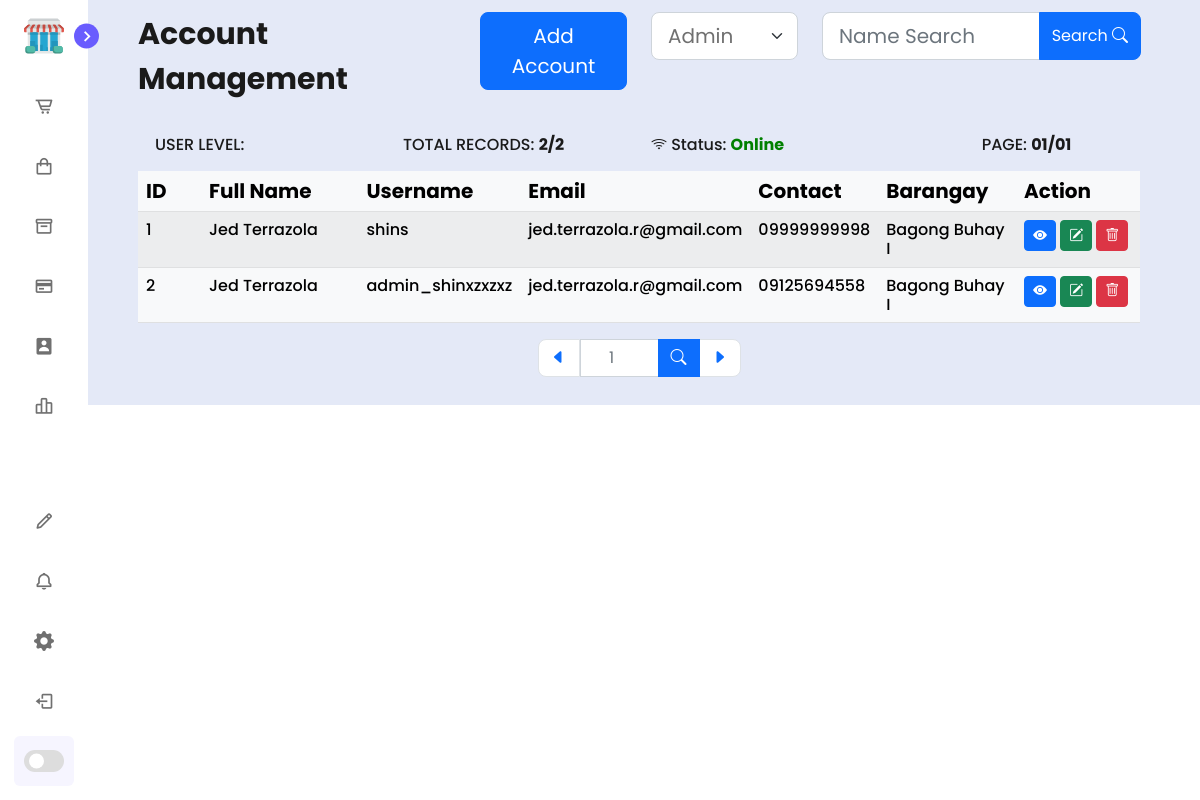
/pages/administrator/accounts.php, run on the app's committed database.
### tables this page shows
CREATE TABLE `accounts` (
  `id` int(15) NOT NULL,
  `firstname` varchar(100) NOT NULL,
  `lastname` varchar(100) NOT NULL,
  `middlename` varchar(100) NOT NULL,
  `fullname` varchar(100) NOT NULL,
  `username` varchar(100) NOT NULL,
  `password` varchar(100) NOT NULL,
  `email` varchar(100) NOT NULL,
  `contact` varchar(15) NOT NULL,
  `birthmonth` int(2) NOT NULL,
  `birthday` int(2) NOT NULL,
  `birthyear` int(4) NOT NULL,
  `birthdate` varchar(255) NOT NULL,
  `house` varchar(100) NOT NULL,
  `street` varchar(50) NOT NULL,
  `barangay` varchar(50) NOT NULL,
  `city` varchar(50) NOT NULL,
  `province` varchar(50) NOT NULL,
  `address` varchar(255) NOT NULL,
  `userlevel` varchar(50) NOT NULL DEFAULT 'Cashier',
  `status` varchar(50) NOT NULL DEFAULT 'Active',
  `theme` varchar(50) NOT NULL DEFAULT 'light',
  `interface` varchar(50) NOT NULL DEFAULT 'sidebar close',
  `date` date DEFAULT curdate(),
  `time` time DEFAULT curtime()
);

### pages/administrator/accounts.php (the view, shortened to what this page needs)
<!DOCTYPE html>
<html lang="en">
<head>
    <?php include '--header.php'; ?>
</head>
<body class="<?php $global_mode = "light"; echo $global_mode;?>">
<?php include '--sidebar.php'; ?>
    <section class="home">
        <div class="text">
        <div class="row mb-3">
                            <div class="col-sm-4">Account Management</div>
                            <div class="col-sm-2">
                                    <button class="btn btn-primary btn-lg w-100" onclick="createModal();">Add Account</button>
                            </div>
                            <div class="col-sm-2">
                                    <select id="userlevel" name="userlevel" class="form-select form-select-lg" aria-label="User Level" style="background-color: var(--sidebar-color); color: var(--text-color);">
                                            <option <?php if($_SESSION['user']=="admin") echo "selected" ;?> value="admin">Admin</option>
                                    </select>
                            </div>
                            <div class="col-sm-4">
                                    <div class="input-group search-box">
                                            <input type="text" class="form-control form-control-lg" placeholder="Name Search" aria-label="searchbar" aria-describedby="searchbar" >
                                            <button class="btn btn-primary" type="button" id="search" style="border-top-right-radius: 8px; border-bottom-right-radius: 8px;">Search <i class="bi bi-search"></i></button>
                                    </div>
                            </div>
                    </div>
                    <?php
                    require_once "--config.php";
                    $per_page_record = 10;
                    if (isset($_GET["page"])) {
                        $page  = $_GET["page"];
                    }
                    else {
                        $page=1;
                    }
                    $start_from = ($page-1) * $per_page_record;
                $userlevel = $_POST['option'];
                if($_REQUEST['user']=="data"){
                    $_SESSION['user'] = $userlevel;
                    echo "Selected value = ".$_SESSION['user'];
                }elseif ($userlevel=="") {
                        if($_SESSION['user'] == "admin"){
                            $sql_query = "SELECT * FROM accounts WHERE userlevel = 'admin' LIMIT $start_from, $per_page_record";
                            $count_query = "SELECT COUNT(*) FROM accounts WHERE userlevel = 'admin' ";
                            $alert = "primary";
                        }
                        elseif($_SESSION['user'] == "cashier"){
                            $sql_query = "SELECT * FROM accounts WHERE userlevel = 'cashier' LIMIT $start_from, $per_page_record";
                            $count_query = "SELECT COUNT(*) FROM accounts WHERE userlevel = 'cashier' ";
                            $alert = "warning";
                        }
                        elseif($_SESSION['user'] == "customer"){
                            $sql_query = "SELECT * FROM accounts WHERE userlevel = 'customer' LIMIT $start_from, $per_page_record";
                            $count_query = "SELECT COUNT(*) FROM accounts WHERE userlevel = 'customer' ";
                            $alert = "success";
                        }else{
                            $sql_query = "SELECT * FROM accounts WHERE userlevel = 'admin' LIMIT $start_from, $per_page_record";
                            $count_query = "SELECT COUNT(*) FROM accounts WHERE userlevel = 'admin' ";
                        }
                        $sql_result = mysqli_query($link, $sql_query);
                        $count_result = mysqli_query($link, $count_query);
                        $count_row = mysqli_fetch_row($count_result);
                        $total_records = $count_row[0];
                        $total_pages = ceil($total_records / $per_page_record);
                        $render_pages = $page * $per_page_record;
                        if($render_pages>$total_records){
                            $records = $total_records;
                        } elseif($render_pages<$total_records){
                            $records = $render_pages;
                        }
                        if(($sql_result) && ($count_result)){
                        echo '<div class="alert alert-'.$alert.' h6 mt-2" role="alert" style="margin: 0px; border-radius: 0px;">';
                                echo '<div class="row">';
                                        echo '<div class="col-sm-3">';
                                            echo 'USER LEVEL: <b>'. strtoupper($_SESSION['user']).'</b>';
                                        echo '</div>';
                                            echo '<div class="col-sm-3">';
                                        echo 'TOTAL RECORDS: <b>'.$records."/".$total_records.'</b>';
                                        echo '</div>';
                                        echo '<div class="col-sm-4">';
                                            echo '<span id="networkicon"></span> Status: <span id="network"></span>';
                                        echo '</div>';
                                            echo '<div class="col-sm-2">';
                                        echo 'PAGE: <b>'.sprintf("%02d", $page)."/".sprintf("%02d", $total_pages).'</b>';
                                echo '</div>';
                                echo '</div>';
                        echo '</div>';
                        echo '<table class="table table-striped table-'.$global_mode.'">';
                            echo '<thead>';
                                echo '<tr class="h5">';
                                        echo '<th width="8%" class>ID</th>';
                                        echo '<th width="20%">Full Name</th>';
                                        echo '<th width="15%">Username</th>';
                                        echo '<th width="15%">Email</th>';
                                        echo '<th width="10%">Contact</th>';
                                        echo '<th width="15%">Barangay</th>';
                                        echo '<th width="15%">Action</th>';
                                echo '</tr>';
                            echo '</thead>';
                            echo '<tbody>';
                        while ($row = mysqli_fetch_array($sql_result)){
                                echo '<tr class="h6">';
                                echo '<td>'.$row["id"].'</td>';
                                echo '<td>'.$row["firstname"]." ".$row["lastname"].'</td>';
                                echo '<td>'.$row["username"].'</td>';
                                echo '<td>'.$row["email"].'</td>';
                                echo '<td>0'.$row["contact"].'</td>';
                                echo '<td>'.$row["barangay"].'</td>';
                                echo '<td>';
                                    echo '<a href="accounts.php?page='.$page.'&user='.$_SESSION['user'].'&id='.$row["id"].'&#view" onclick="viewModal();"><i class="bi bi-eye-fill btn btn-sm btn-primary" data-bs-toggle="tooltip" data-bs-placement="top" title="View"></i></a>&nbsp;';
                                    echo '<a href="accounts.php?page='.$page.'&user='.$_SESSION['user'].'&id='.$row["id"].'&#edit" onclick="editModal();"><i class="bi bi-pencil-square btn btn-sm btn-success" data-bs-toggle="tooltip" data-bs-placement="top" title="Edit"></i></a>&nbsp;';
                                    echo '<a href="accounts.php?page='.$page.'&user='.$_SESSION['user'].'&id='.$row["id"].'&#delete" onclick="deleteModal();"><i class="bi bi-trash btn btn-sm btn-danger" data-bs-toggle="tooltip" data-bs-placement="top" title="Delete"></i></a>';
                                echo '</td>';
                        echo '</tr>';
                        }
                            echo '</tbody>';
                            echo '</table>';
                    }
                }
                    ?>
                    <?php
                    echo '<ul class="pagination justify-content-center">';
                        if($page>=2){
                            echo '<li class="page-item "><a class = "page-link" href="accounts.php?page='.($page-1).'" style="border-top-right-radius: 0px; border-top-left-radius: 8px; border-bottom-right-radius: 0px; border-bottom-left-radius: 8px;">­­<i class="bi bi-caret-left-fill"></i></a></li>';
                        }
                        elseif($page=1){
                            echo '<li class="page-item"><a class = "page-link"href="accounts.php?page='.($page=1).'" style="border-top-right-radius: 0px; border-top-left-radius: 8px; border-bottom-right-radius: 0px; border-bottom-left-radius: 8px;">­­<i class="bi bi-caret-left-fill"></i></a></li>';
                        }
                        echo '<div class="input-group" style="width: 120px; text-align: center;">';
                            echo '<input id="page" data-bs-toggle="tooltip" data-bs-placement="top" title="Page" style="text-align: center; border-radius: 0px;" class="form-control" type="number" min="1" max="'.$total_pages.'" placeholder="'.$page.'" style="border-top-right-radius: 0px; border-bottom-right-radius: 0px; border-top-left-radius: 0px; border-bottom-left-radius: 0px;">';
                            echo '<button class="btn btn-primary" data-bs-toggle="tooltip" data-bs-placement="top" title="Go to" onClick="go2Page();" style="border-radius: 0px;"> <i class="bi bi-search"></i> </button>';
                        echo '</div>';
                        if($page<$total_pages){
                            echo '<li class="page-item"><a class = "page-link" href="accounts.php?page='.($page+1).'" style="border-top-right-radius: 8px; border-top-left-radius: 0px; border-bottom-right-radius: 8px; border-bottom-left-radius: 0px;"><i class="bi bi-caret-right-fill"></i></a></li>';
                        }elseif($page=$total_pages){
                            echo '<li class="page-item"><a class = "page-link" href="accounts.php?page='.($page=$total_pages).'" style="border-top-right-radius: 8px; border-top-left-radius: 0px; border-bottom-right-radius: 8px; border-bottom-left-radius: 0px;"><i class="bi bi-caret-right-fill"></i></a></li>';
                        }
                ?>
        </div>
    </section>
</body>
</html>

### data on the page
accounts: id "1", firstname "Jed", lastname "Terrazola", username "shins", email "jed.terrazola.r@gmail.com", contact "9999999998", barangay "Bagong Buhay I"
accounts: id "2", firstname "Jed", lastname "Terrazola", username "admin_shinxzxzxz", email "jed.terrazola.r@gmail.com", contact "9125694558", barangay "Bagong Buhay I"

### other printed values
$records "2"
$total_records "2"
$page "01"
$total_pages "01"
